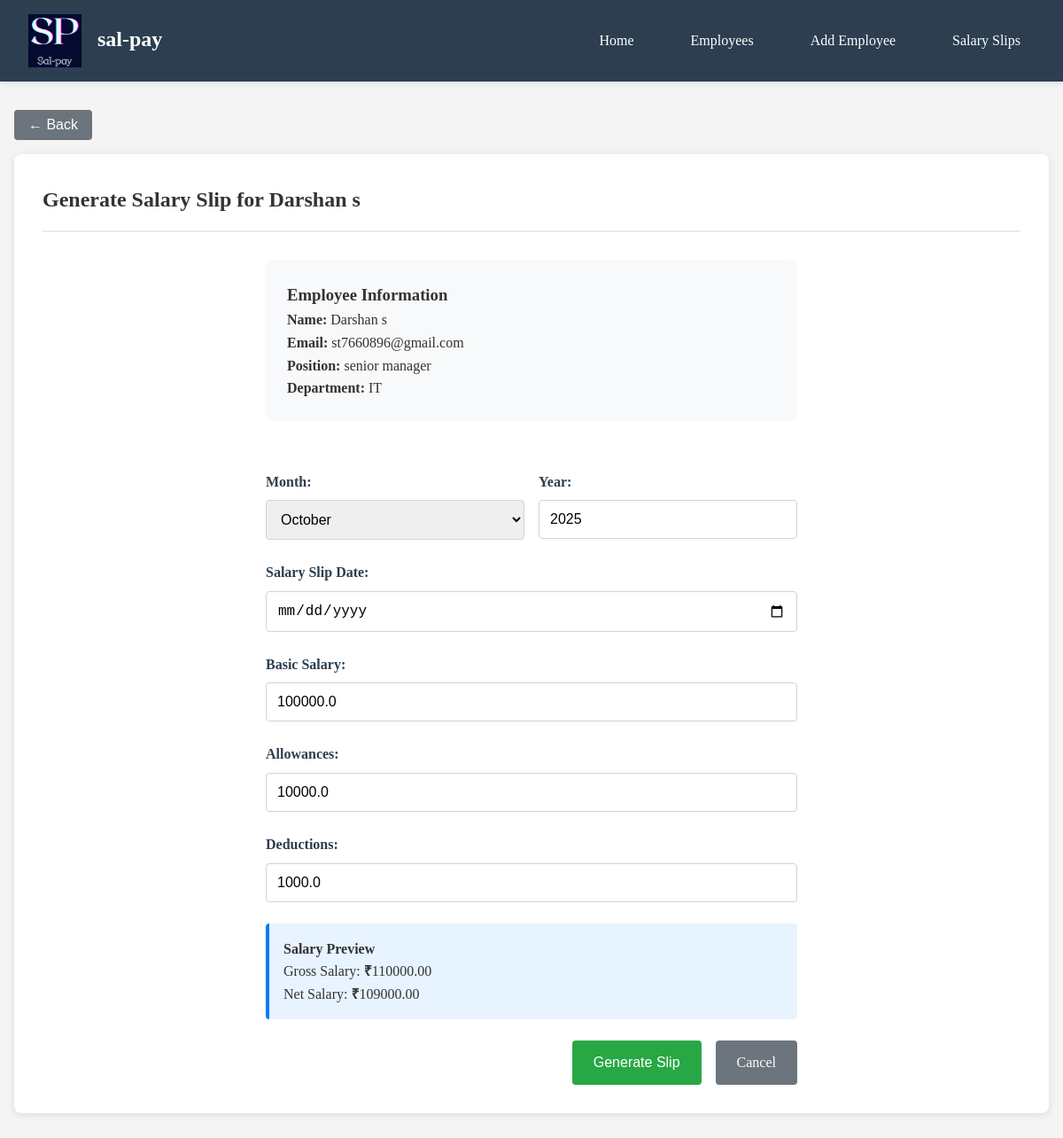
Screenshot of /generate_slip/1 with the database file from the repository.
### tables this page shows
CREATE TABLE employees (
            id INTEGER PRIMARY KEY AUTOINCREMENT,
            name TEXT NOT NULL,
            email TEXT UNIQUE NOT NULL,
            position TEXT NOT NULL,
            department TEXT NOT NULL,
            basic_salary REAL NOT NULL,
            allowances REAL DEFAULT 0,
            deductions REAL DEFAULT 0,
            created_at TIMESTAMP DEFAULT CURRENT_TIMESTAMP
        );

### app.py (the view)
@app.route('/generate_slip/<int:employee_id>')
def generate_slip(employee_id):
    conn = sqlite3.connect('salary_management.db')
    cursor = conn.cursor()
    cursor.execute('SELECT * FROM employees WHERE id = ?', (employee_id,))
    employee = cursor.fetchone()
    conn.close()
    if not employee:
        return "Employee not found", 404
    return render_template('generate_slip.html', employee=employee)

### templates/generate_slip.html (shortened to what this page needs)
{% extends "base.html" %}
{% block content %}
<div class="container">
    <div class="page-header">
        <h2>Generate Salary Slip for {{ employee[1] }}</h2>
    </div>
    <div class="form-container">
        <form method="POST" action="{{ url_for('create_slip') }}" class="slip-form">
            <div class="employee-info">
                <h3>Employee Information</h3>
                <p><strong>Name:</strong> {{ employee[1] }}</p>
                <p><strong>Email:</strong> {{ employee[2] }}</p>
                <p><strong>Position:</strong> {{ employee[3] }}</p>
                <p><strong>Department:</strong> {{ employee[4] }}</p>
            </div>
            <div class="form-row">
                <div class="form-group">
                    <label for="month">Month:</label>
                    <select id="month" name="month" required>
                        <option value="October">October</option>
                    </select>
                </div>
                <div class="form-group">
                    <label for="year">Year:</label>
                    <input type="number" id="year" name="year" value="2024" min="2020" max="2030" required>
                </div>
            </div>
            <div class="form-group">
                <label for="slip_date">Salary Slip Date:</label>
                <input type="date" id="slip_date" name="slip_date" required>
            </div>
            <div class="form-group">
                <label for="basic_salary">Basic Salary:</label>
                <input type="number" id="basic_salary" name="basic_salary" step="0.01" value="{{ employee[5] }}" required>
            </div>
            <div class="form-group">
                <label for="allowances">Allowances:</label>
                <input type="number" id="allowances" name="allowances" step="0.01" value="{{ employee[6] }}">
            </div>
            <div class="form-group">
                <label for="deductions">Deductions:</label>
                <input type="number" id="deductions" name="deductions" step="0.01" value="{{ employee[7] }}">
            </div>
            <div class="salary-preview">
                <h4>Salary Preview</h4>
                <p>Gross Salary: <strong>₹</strong><span id="gross-salary">0.00</span></p>
                <p>Net Salary: <strong>₹</strong><span id="net-salary">0.00</span></p>
            </div>
            <div class="form-actions">
                <button type="submit" class="btn btn-success">Generate Slip</button>
                <a href="{{ url_for('employees') }}" class="btn btn-secondary">Cancel</a>
            </div>
        </form>
    </div>
</div>
{% endblock %}

### static/css/style.css (style rules this page uses)
* { margin: 0; padding: 0; box-sizing: border-box; }
body { font-family: 'Times New Roman', Times, serif; line-height: 1.6; color: #333; background-color: #f4f4f4; }
.container { background: white; padding: 2rem; border-radius: 8px; box-shadow: 0 2px 10px rgba(0,0,0,0.1); }
.page-header { display: flex; justify-content: space-between; align-items: center; margin-bottom: 2rem; padding-bottom: 1rem; border-bottom: 2px solid #e9ecef; }
.btn { display: inline-block; padding: 0.75rem 1.5rem; background: #007bff; color: white; text-decoration: none; border-radius: 4px; border: none; cursor: pointer; font-size: 1rem; transition: background 0.3s; }
.btn-success { background: #28a745; }
.btn-secondary { background: #6c757d; }
.form-container { max-width: 600px; margin: 0 auto; }
.employee-form, .slip-form { display: flex; flex-direction: column; gap: 1.5rem; }
.form-group { display: flex; flex-direction: column; }
.form-group label { margin-bottom: 0.5rem; font-weight: 600; color: #2c3e50; }
.form-group input, .form-group select { padding: 0.75rem; border: 1px solid #ced4da; border-radius: 4px; font-size: 1rem; }
.form-row { display: grid; grid-template-columns: 1fr 1fr; gap: 1rem; }
.form-actions { display: flex; gap: 1rem; justify-content: flex-end; }
.employee-info { background: #f8f9fa; padding: 1.5rem; border-radius: 8px; margin-bottom: 2rem; }
.salary-preview { background: #e7f3ff; padding: 1rem; border-radius: 4px; border-left: 4px solid #007bff; }

### rows the page displays
employees: name "Darshan s", email "st7660896@gmail.com", position "senior manager", department "IT", basic_salary "100000.0", allowances "10000.0", deductions "1000.0"
